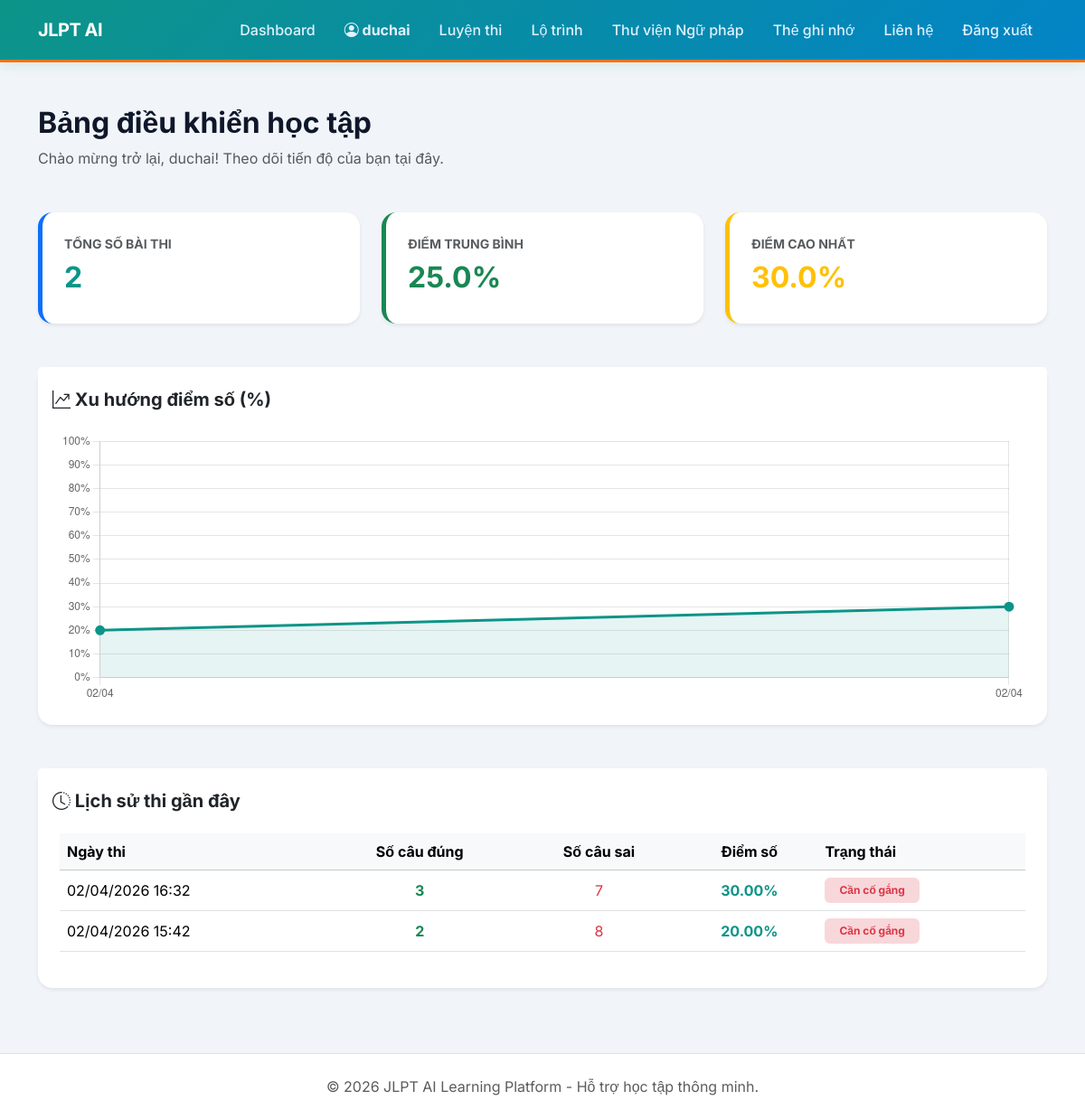
The page /view/dashboard.php (signed in) on the database its author committed.
### tables this page shows
CREATE TABLE exam_results (
    id INT AUTO_INCREMENT PRIMARY KEY COMMENT 'Khóa chính lịch sử thi',
    user_id INT NOT NULL COMMENT 'Khóa ngoại liên kết tới người dùng',
    score DECIMAL(5,2) DEFAULT 0.00 COMMENT 'Điểm số đạt được',
    total_correct INT DEFAULT 0 COMMENT 'Tổng số câu trả lời đúng',
    total_incorrect INT DEFAULT 0 COMMENT 'Tổng số câu trả lời sai',
    exam_date TIMESTAMP DEFAULT CURRENT_TIMESTAMP COMMENT 'Thời gian nộp bài thi',
    FOREIGN KEY (user_id) REFERENCES users(id) ON DELETE CASCADE
);

### view/dashboard.php (the view, shortened to what this page needs)
<?php
require_once 'db.php';
$user_id = $_SESSION['user_id'];
$stmt_stats = $pdo->prepare("SELECT
    COUNT(*) as total_exams,
    AVG(score) as avg_score,
    MAX(score) as max_score
    FROM exam_results WHERE user_id = ?");
$stmt_stats->execute([$user_id]);
$stats = $stmt_stats->fetch();
$stmt_history = $pdo->prepare("SELECT * FROM exam_results WHERE user_id = ? ORDER BY exam_date DESC LIMIT 10");
$stmt_history->execute([$user_id]);
$history = $stmt_history->fetchAll();
$stmt_chart = $pdo->prepare("SELECT score, exam_date FROM exam_results WHERE user_id = ? ORDER BY exam_date ASC LIMIT 15");
$stmt_chart->execute([$user_id]);
$chart_results = $stmt_chart->fetchAll();
$labels = [];
$scores = [];
foreach ($chart_results as $row) {
    $labels[] = date('d/m', strtotime($row['exam_date']));
    $scores[] = (float)$row['score'];
}
?>
<?php include 'includes/header.php'; ?>
<div class="container py-4">
    <div class="mb-5">
        <h2 class="fw-bold">Bảng điều khiển học tập</h2>
        <p class="text-muted">Chào mừng trở lại, <?php echo htmlspecialchars($_SESSION['username']); ?>! Theo dõi tiến độ của bạn tại đây.</p>
    </div>
    <div class="row g-4 mb-5">
        <div class="col-md-4">
            <div class="card h-100 shadow-sm border-0 border-start border-primary border-5">
                <div class="card-body p-4">
                    <div class="text-muted small fw-bold text-uppercase">Tổng số bài thi</div>
                    <div class="h2 fw-bold mt-2 text-primary"><?php echo $stats['total_exams'] ?? 0; ?></div>
                </div>
            </div>
        </div>
        <div class="col-md-4">
            <div class="card h-100 shadow-sm border-0 border-start border-success border-5">
                <div class="card-body p-4">
                    <div class="text-muted small fw-bold text-uppercase">Điểm trung bình</div>
                    <div class="h2 fw-bold mt-2 text-success"><?php echo number_format($stats['avg_score'] ?? 0, 1); ?>%</div>
                </div>
            </div>
        </div>
        <div class="col-md-4">
            <div class="card h-100 shadow-sm border-0 border-start border-warning border-5">
                <div class="card-body p-4">
                    <div class="text-muted small fw-bold text-uppercase">Điểm cao nhất</div>
                    <div class="h2 fw-bold mt-2 text-warning"><?php echo number_format($stats['max_score'] ?? 0, 1); ?>%</div>
                </div>
            </div>
        </div>
    </div>
    <div class="card shadow-sm border-0 mb-5">
        <div class="card-header bg-white py-4 border-0 pb-0">
            <h5 class="fw-bold mb-0"><i class="bi bi-graph-up-arrow"></i> Xu hướng điểm số (%)</h5>
        </div>
        <div class="card-body p-4">
            <div style="height: 300px; width: 100%;">
                <canvas id="scoreChart"></canvas>
            </div>
        </div>
    </div>
    <div class="card shadow-sm border-0">
        <div class="card-header bg-white py-4 border-0">
            <h5 class="fw-bold mb-0"><i class="bi bi-clock-history"></i> Lịch sử thi gần đây</h5>
        </div>
        <div class="table-responsive px-4 pb-4">
            <table class="table table-hover align-middle">
                <thead class="table-light">
                    <tr>
                        <th>Ngày thi</th>
                        <th class="text-center">Số câu đúng</th>
                        <th class="text-center">Số câu sai</th>
                        <th class="text-center">Điểm số</th>
                        <th>Trạng thái</th>
                    </tr>
                </thead>
                <tbody>
                    <?php if (empty($history)): ?>
                        <tr>
                            <td colspan="5" class="text-center py-5 text-muted">Bạn chưa thực hiện bài thi nào. <a href="quiz.php" class="fw-bold">Bắt đầu ngay!</a></td>
                        </tr>
                    <?php else: ?>
                        <?php foreach ($history as $row): ?>
                            <tr>
                                <td><?php echo date('d/m/Y H:i', strtotime($row['exam_date'])); ?></td>
                                <td class="text-center text-success fw-bold"><?php echo $row['total_correct']; ?></td>
                                <td class="text-center text-danger"><?php echo $row['total_incorrect']; ?></td>
                                <td class="text-center fw-bold text-primary"><?php echo $row['score']; ?>%</td>
                                <td>
                                    <span class="badge <?php echo $row['score'] >= 50 ? 'bg-success-subtle text-success' : 'bg-danger-subtle text-danger'; ?> px-3 py-2">
                                        <?php echo $row['score'] >= 50 ? 'Đạt' : 'Cần cố gắng'; ?>
                                    </span>
                                </td>
                            </tr>
                        <?php endforeach; ?>
                    <?php endif; ?>
                </tbody>
            </table>
        </div>
    </div>
</div>
<script>
document.addEventListener('DOMContentLoaded', function() {
    const ctx = document.getElementById('scoreChart').getContext('2d');
    new Chart(ctx, {
        type: 'line',
        data: {
            labels: <?php echo json_encode($labels); ?>,
            datasets: [{
                label: 'Điểm số (%)',
                data: <?php echo json_encode($scores); ?>,
                borderColor: '#0d9488',
                backgroundColor: 'rgba(13, 148, 136, 0.1)',
                borderWidth: 3,
                tension: 0.4,
                fill: true,
                pointBackgroundColor: '#0d9488',
                pointRadius: 4,
                pointHoverRadius: 6
            }]
        },
        options: {
            responsive: true,
            maintainAspectRatio: false,
            scales: {
                y: {
                    beginAtZero: true,
                    max: 100,
                    ticks: {
                        callback: function(value) { return value + '%'; }
                    }
                }
            },
            plugins: {
                legend: { display: false }
            }
        }
    });
});
</script>
<?php include 'includes/footer.php'; ?>

### view/includes/header.php (style rules this page uses)
:root { --primary-color: #0d9488; --primary-gradient: linear-gradient(135deg, #0d9488 0%, #0284c7 100%); --accent-color: #f97316; --text-main: #0f172a; --bg-body: #f1f5f9; }
body { font-family: 'Inter', 'Noto Sans JP', sans-serif; background-color: var(--bg-body); color: var(--text-main); min-height: 100vh; }
.card { border-radius: 16px; border: none; transition: transform 0.3s ease, box-shadow 0.3s ease; }
.text-primary { color: var(--primary-color) !important; }

### rows shown on the page
exam_results: exam_date "02/04/2026 16:32", total_correct "3", total_incorrect "7", score "30.00", shows "Cần cố gắng"
exam_results: exam_date "02/04/2026 15:42", total_correct "2", total_incorrect "8", score "20.00", shows "Cần cố gắng"

### other values the page prints
$_SESSION['username'] "duchai"
$stats['total_exams'] "2"
$stats['avg_score'] "25.0"
$stats['max_score'] "30.0"
chart data {{ json_encode($scores) }} [20,30]
